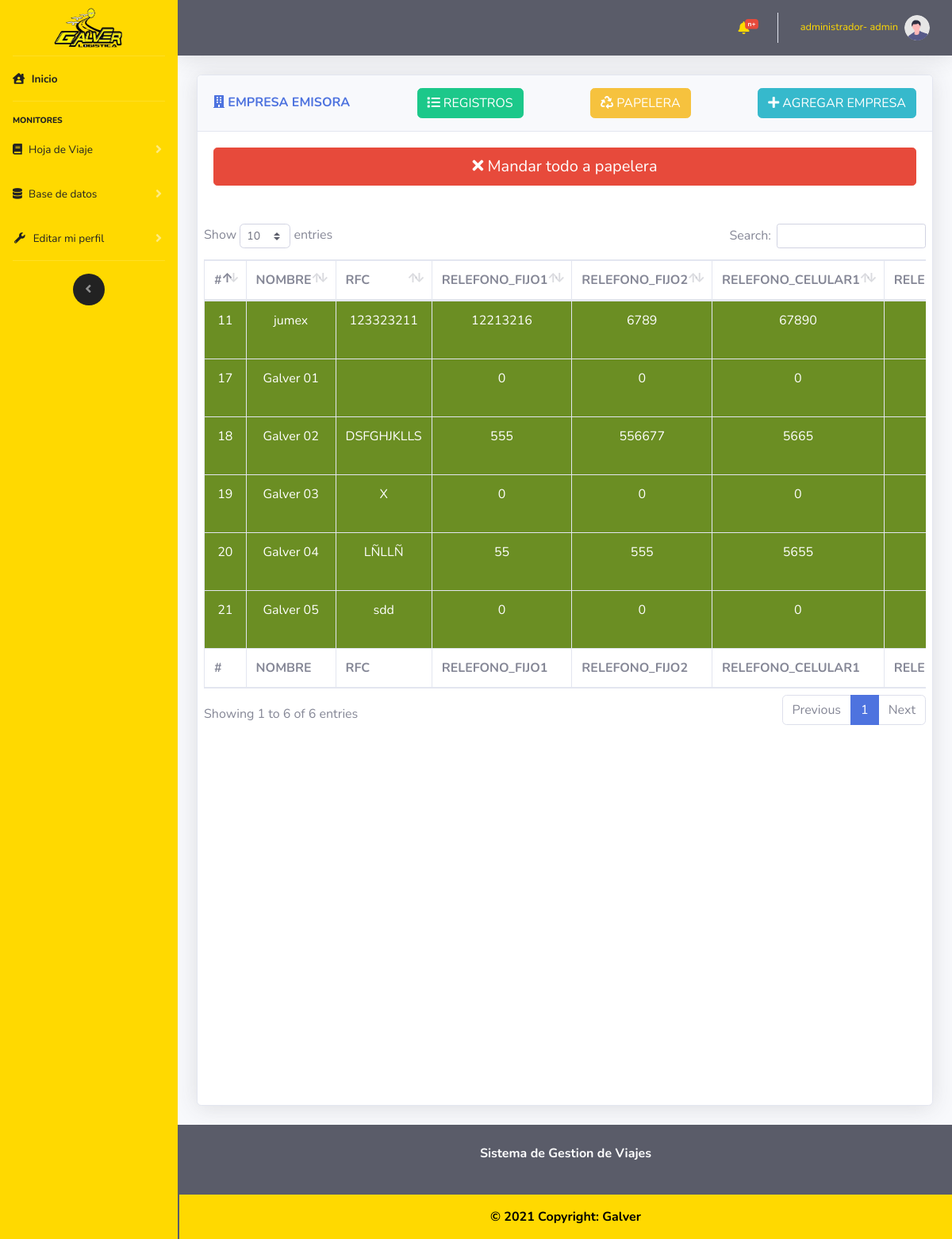
Screenshot of /vistas/CRUD_EmpresaEmisora.php (signed in) with the database file from the repository.
### tables this page shows
CREATE TABLE `empresa_emisora` (
  `empresaEmisoraId` int(11) NOT NULL,
  `usuarioId` int(11) NOT NULL,
  `empresaEmisoraNombre` varchar(100) NOT NULL,
  `empresaEmisoraRFC` varchar(50) NOT NULL,
  `empresaEmisoraDireccion` varchar(250) NOT NULL,
  `empresaEmisoraTelefonoFijo1` int(11) NOT NULL,
  `empresaEmisoraTelefonoFijo2` int(11) NOT NULL,
  `empresaEmisoraTelefonoCelular1` int(11) NOT NULL,
  `empresaEmisoraTelefonoCelular2` int(11) NOT NULL,
  `empresaEmisoraCorreo` varchar(200) NOT NULL,
  `empresaEmisoraFechaDeCreacion` datetime NOT NULL,
  `empresaEmisoraDescripcion` varchar(2500) NOT NULL,
  `empresaEmisoraCP` varchar(50) NOT NULL,
  `estadoRegistro` int(11) NOT NULL
);

### controlador/modulos/selects.php (called while the page is built, shortened)
<?php
    function muestraEmpresaEmisoara($mysqli)
    {
        $result = $mysqli->query("SELECT * FROM empresa_emisora INNER JOIN usuario ON usuario.usuarioId= empresa_emisora.usuarioId  WHERE empresa_emisora.estadoRegistro = 0");
        return $result;
    }
?>

### vistas/CRUD_EmpresaEmisora.php (the view, shortened to what this page needs)
<?php
    include "../import/componentes/head.php";
    include "../import/componentes/navbarLateral.php";
    include "../import/componentes/navbarHorizontal.php";
    include "../controlador/coneccion/config.php";
    include "../controlador/modulos/selects.php";
?>
<div class="container-fluid">
    <div class="row">
        <div class="col-12">
            <div class="card shadow mb-4 card_hdv">
                <div class="card-header py-3 d-flex flex-row align-items-center justify-content-between">
                    <h6 class="m-0 font-weight-bold text-primary"><i class="fas fa-building"></i> EMPRESA EMISORA</h6>
                    <button type="button" class="btn btn-success tabla_todos"><i class="fas fa-list"></i> REGISTROS</button>
                    <button type="button" class="btn btn-warning tabla_papelera"><i class="fas fa-recycle"></i> PAPELERA</button>
                    <button type="button" class="btn btn-info  d-none d-md-block" data-toggle="modal" data-target="#INSERT"><i class="fas fa-plus"></i> AGREGAR EMPRESA</button>
                </div>
                <div class="card-body">
                    <div class="chart-area ">
                        <div class="row">
                            <div class="editarTodos col-12 mb-5">
                                <button type="button" class="btn btn-danger btn-lg btn-block"
                                    onclick="restaorarTodosLosRegistros(0,1)"><i class="fas fa-times"></i> Mandar todo a papelera
                                </button>
                            </div>
                            <div class="table-responsive cardScroll">
                                <table class="table table-bordered" id="dataTable" width="100%" cellspacing="0">
                                    <thead>
                                        <tr>
                                            <th scope="col">#</th>
                                            <th scope="col">NOMBRE</th>
                                            <th scope="col">RFC</th>
                                            <th scope="col">RELEFONO_FIJO1</th>
                                            <th scope="col">RELEFONO_FIJO2</th>
                                            <th scope="col">RELEFONO_CELULAR1</th>
                                            <th scope="col">RELEFONO_CELULAR2</th>
                                        </tr>
                                    </thead>
                                    <tfoot>
                                        <tr>
                                            <th scope="col">#</th>
                                            <th scope="col">NOMBRE</th>
                                            <th scope="col">RFC</th>
                                            <th scope="col">RELEFONO_FIJO1</th>
                                            <th scope="col">RELEFONO_FIJO2</th>
                                            <th scope="col">RELEFONO_CELULAR1</th>
                                            <th scope="col">RELEFONO_CELULAR2</th>
                                        </tr>
                                    </tfoot>
                                    <tbody class=" text-center tabla_principal">
                                        <?php
                                        $hdv=muestraEmpresaEmisoara($mysqli);
                                        while ($filas =$hdv->fetch_assoc())
                                        {
                                            echo
                                            "<tr bgcolor ='#6B8E23' style='color:#FFFFFF'>".
                                            "<td>".$filas["empresaEmisoraId"]."</td>".
                                            "<td>".$filas["empresaEmisoraNombre"]."</td>".
                                            "<td>".$filas["empresaEmisoraRFC"]."</td>".
                                            "<td>".$filas["empresaEmisoraTelefonoFijo1"]."</td>".
                                            "<td>".$filas["empresaEmisoraTelefonoFijo2"]."</td>".
                                            "<td>".$filas["empresaEmisoraTelefonoCelular1"]."</td>".
                                            "<td>".$filas["empresaEmisoraTelefonoCelular2"]."</td>".
                                            "<td>".$filas["empresaEmisoraCorreo"]."</td>".
                                            "<td>".$filas["empresaEmisoraCP"]."</td>".
                                            "<td>".$filas["empresaEmisoraFechaDeCreacion"]."</td>".
                                            "<td>".$filas["usuarioNombre"]."</td>".
                                            "<td><button type='button' class='btn btn-danger' onclick='eliminarEmpresaEmisora(".$filas["empresaEmisoraId"].")')><i class='fas fa-trash-alt'></i></button></td>".
                                            "<td><button type='button' class='btn btn-warning' data-toggle='modal'
                                            data-target='#UPDATE' onclick='editarPaso1Id(".$filas["empresaEmisoraId"].")'><i class='fas fa-edit'></i></button></td>".
                                            "</tr>";
                                        }
                                        ?>
                                    </tbody>
                                </table>
                            </div>
                        </div>
                    </div>
                </div>
            </div>
        </div>
    </div>
    <?php
        include "../import/componentes/footer.php";
        include "../import/componentes/js/main.php";
    ?>

### vistas/CRUD_EmpresaEmisora.php (style rules this page uses)
.card_hdv { height: 1300px !important; }
div.cardScroll { width: 1200px; height: 1200px; overflow: auto; }

### rows the page displays
empresa_emisora: empresaEmisoraId "11", empresaEmisoraNombre "jumex", empresaEmisoraRFC "123323211", empresaEmisoraTelefonoFijo1 "12213216", empresaEmisoraTelefonoFijo2 "6789", empresaEmisoraTelefonoCelular1 "67890"
empresa_emisora: empresaEmisoraId "17", empresaEmisoraNombre "Galver 01", empresaEmisoraTelefonoFijo1 "0", empresaEmisoraTelefonoFijo2 "0", empresaEmisoraTelefonoCelular1 "0"
empresa_emisora: empresaEmisoraId "18", empresaEmisoraNombre "Galver 02", empresaEmisoraRFC "DSFGHJKLLS", empresaEmisoraTelefonoFijo1 "555", empresaEmisoraTelefonoFijo2 "556677", empresaEmisoraTelefonoCelular1 "5665"
empresa_emisora: empresaEmisoraId "19", empresaEmisoraNombre "Galver 03", empresaEmisoraRFC "X", empresaEmisoraTelefonoFijo1 "0", empresaEmisoraTelefonoFijo2 "0", empresaEmisoraTelefonoCelular1 "0"
empresa_emisora: empresaEmisoraId "20", empresaEmisoraNombre "Galver 04", empresaEmisoraRFC "LÑLLÑ", empresaEmisoraTelefonoFijo1 "55", empresaEmisoraTelefonoFijo2 "555", empresaEmisoraTelefonoCelular1 "5655"
empresa_emisora: empresaEmisoraId "21", empresaEmisoraNombre "Galver 05", empresaEmisoraRFC "sdd", empresaEmisoraTelefonoFijo1 "0", empresaEmisoraTelefonoFijo2 "0", empresaEmisoraTelefonoCelular1 "0"

### other values shown
$_SESSION["usuarioTipoCargo"] "administrador"
$_SESSION["usuarioNombre"] "admin"
